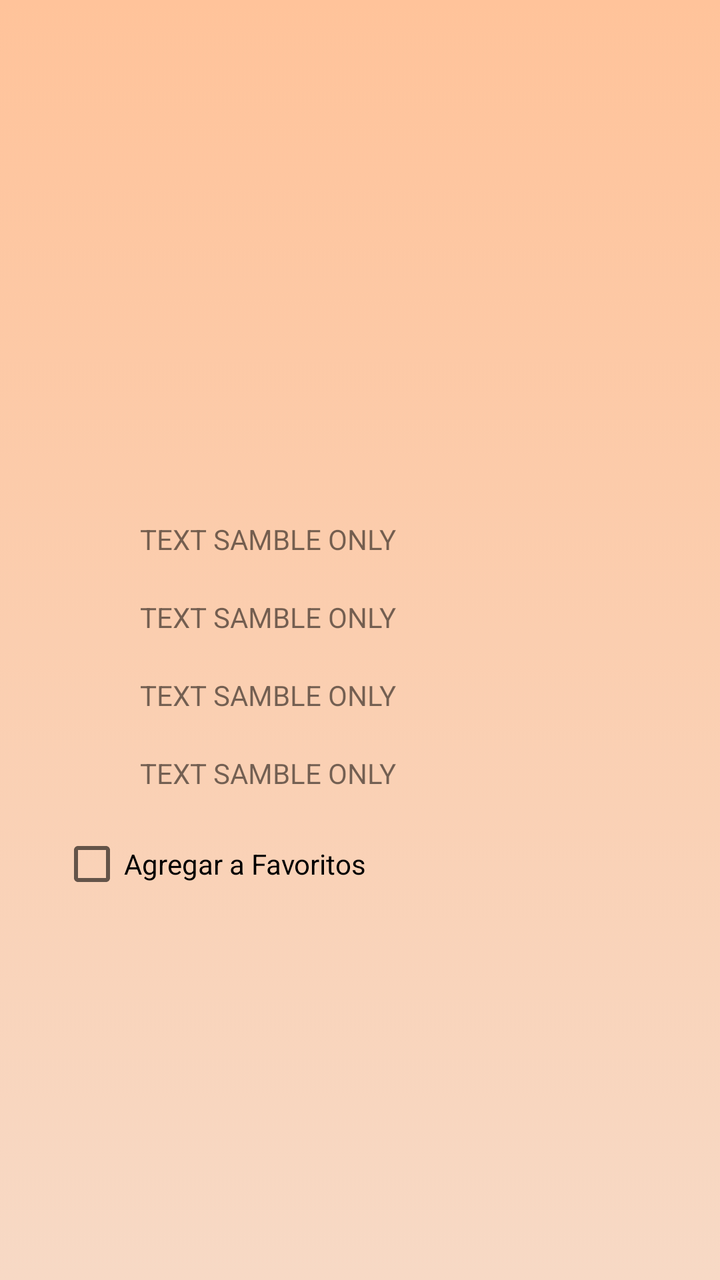
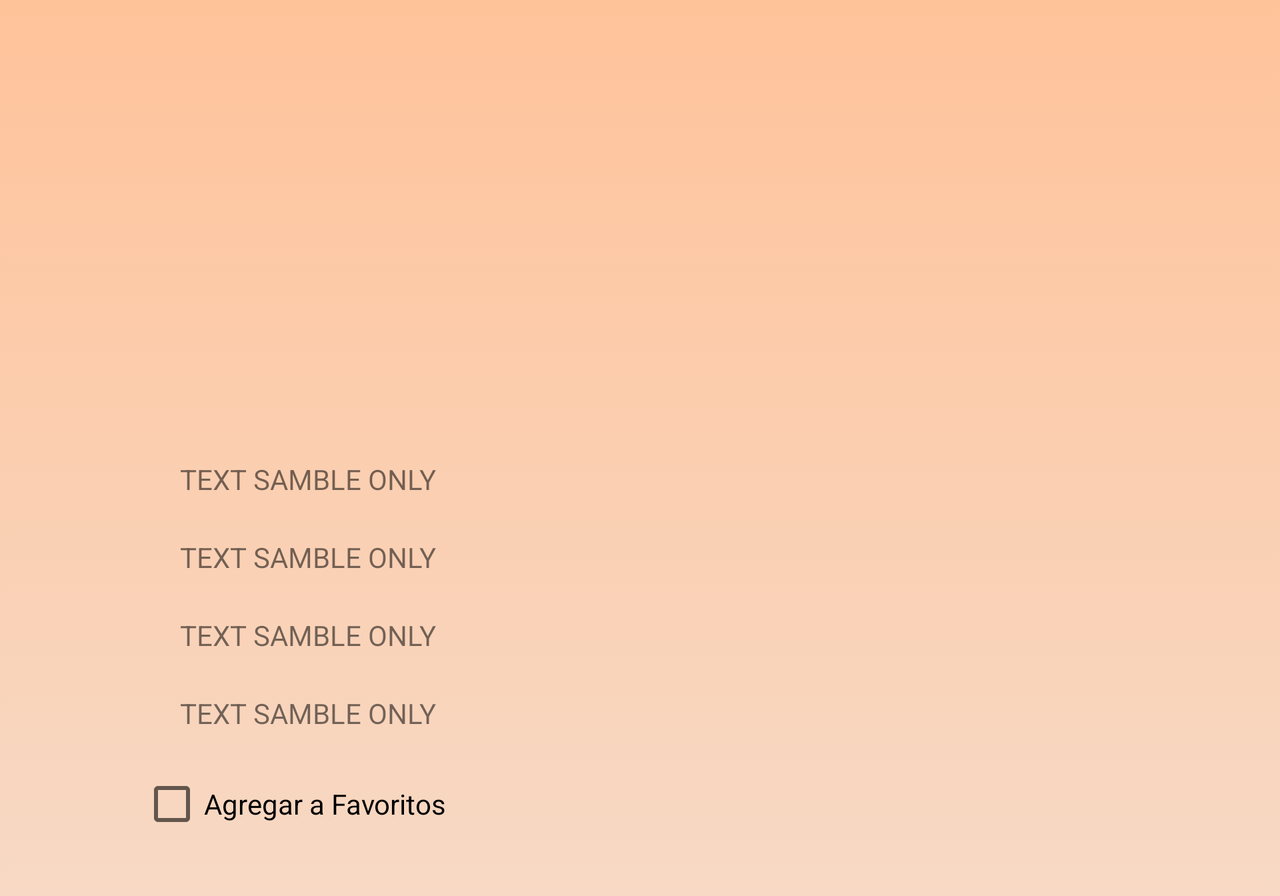

First picture: res/layout/ on a phone held upright. Second picture: the repository's own variant of that layout, on a device whose configuration matches the variant's folder. Source for both follows.
<!-- AndroidManifest.xml: application theme AppTheme -->
<!-- res/layout/activity_shuffle.xml -->
<?xml version="1.0" encoding="utf-8"?>
<LinearLayout xmlns:android="http://schemas.android.com/apk/res/android"
    xmlns:app="http://schemas.android.com/apk/res-auto"
    xmlns:tools="http://schemas.android.com/tools"
    android:layout_width="match_parent"
    android:layout_height="match_parent"
    android:orientation="vertical"
    android:background="@drawable/gradiant_background"
    tools:context=".ShuffleActivity">

    <ImageView
        android:id="@+id/photo"
        android:layout_gravity="center"
        android:layout_marginTop="50dp"
        android:layout_width="190dp"
        android:layout_height="190dp" />

    <TextView
        android:id="@+id/name"
        android:layout_marginLeft="70dp"
        android:layout_marginTop="20dp"
        android:text="TEXT SAMBLE ONLY"
        android:layout_width="wrap_content"
        android:layout_height="wrap_content" />

    <TextView
        android:id="@+id/time"
        android:text="TEXT SAMBLE ONLY"
        android:layout_marginLeft="70dp"
        android:layout_marginTop="20dp"
        android:layout_width="match_parent"
        android:layout_height="wrap_content"/>

    <TextView
        android:id="@+id/description"
        android:layout_marginLeft="70dp"
        android:layout_marginTop="20dp"
        android:layout_marginRight="40dp"
        android:text="TEXT SAMBLE ONLY"
        android:layout_width="match_parent"
        android:layout_height="wrap_content"/>


    <TextView
        android:id="@+id/ing"
        android:layout_marginLeft="70dp"
        android:layout_marginTop="20dp"
        android:layout_marginRight="40dp"
        android:text="TEXT SAMBLE ONLY"
        android:layout_width="match_parent"
        android:layout_height="wrap_content"/>


    <CheckBox android:id="@+id/favorite"
        android:layout_marginTop="20dp"
        android:layout_marginLeft="30dp"
        android:layout_width="wrap_content"
        android:layout_height="wrap_content"
        android:text="@string/add_fav"
        android:onClick="onFavoriteClicked"/>

</LinearLayout>
<!-- resources referenced by this layout -->
<resources>
  <!-- drawable gradiant_background (drawable) -->
  <?xml version="1.0" encoding="utf-8"?>
  <selector xmlns:android="http://schemas.android.com/apk/res/android">
      <item>
          <shape>
              <gradient
                  android:angle="90"
                  android:startColor="@color/colorDark"
                  android:endColor="@color/colorLight"
                  android:type="linear"/>
          </shape>
      </item>
  </selector>
  <string name="add_fav">Agregar a Favoritos</string>
  <style name="AppTheme" parent="Base.Theme.AppCompat.Light.DarkActionBar">
          
          <item name="colorPrimary">@color/colorPrimary</item>
          <item name="colorPrimaryDark">@color/colorPrimaryDark</item>
          <item name="colorAccent">@color/colorLight</item>
      </style>
  <color name="colorDark">#f7d9c5</color>
  <color name="colorLight">#ffc39a</color>
  <color name="colorPrimary">#FFD2AA</color>
  <color name="colorPrimaryDark">#e2885b</color>
</resources>
<!-- res/layout-land/activity_shuffle.xml (the repository's variant of the layout above) -->
<!-- drawn on the phone turned sideways -->
<?xml version="1.0" encoding="utf-8"?>
<ScrollView xmlns:android="http://schemas.android.com/apk/res/android"
    xmlns:app="http://schemas.android.com/apk/res-auto"
    xmlns:tools="http://schemas.android.com/tools"
    android:layout_width="match_parent"
    android:layout_height="match_parent"
    android:fillViewport="true"
    tools:context=".ShuffleActivity">

    <LinearLayout
        android:layout_width="match_parent"
        android:layout_height="match_parent"
        android:orientation="vertical"
        android:background="@drawable/gradiant_background">

        <ImageView
            android:id="@+id/photo"
            android:layout_marginTop="20dp"
            android:layout_gravity="center"
            android:layout_width="190dp"
            android:layout_height="190dp" />

        <TextView
            android:id="@+id/name"
            android:layout_marginStart="90dp"
            android:layout_marginTop="20dp"
            android:text="TEXT SAMBLE ONLY"
            android:layout_width="wrap_content"
            android:layout_height="wrap_content" />

        <TextView
            android:id="@+id/time"
            android:text="TEXT SAMBLE ONLY"
            android:layout_marginStart="90dp"
            android:layout_marginTop="20dp"
            android:layout_width="match_parent"
            android:layout_height="wrap_content"/>

        <TextView
            android:id="@+id/description"
            android:layout_marginStart="90dp"
            android:layout_marginTop="20dp"
            android:text="TEXT SAMBLE ONLY"
            android:layout_width="wrap_content"
            android:layout_height="wrap_content"/>


        <TextView
            android:id="@+id/ing"
            android:layout_marginStart="90dp"
            android:layout_marginTop="20dp"
            android:text="TEXT SAMBLE ONLY"
            android:layout_width="wrap_content"
            android:layout_height="wrap_content"/>


        <CheckBox android:id="@+id/favorite"
            android:layout_marginTop="20dp"
            android:layout_marginStart="70dp"
            android:layout_marginBottom="30dp"
            android:layout_width="wrap_content"
            android:layout_height="wrap_content"
            android:text="@string/add_fav"
            android:onClick="onFavoriteClicked"/>

    </LinearLayout>
</ScrollView>
